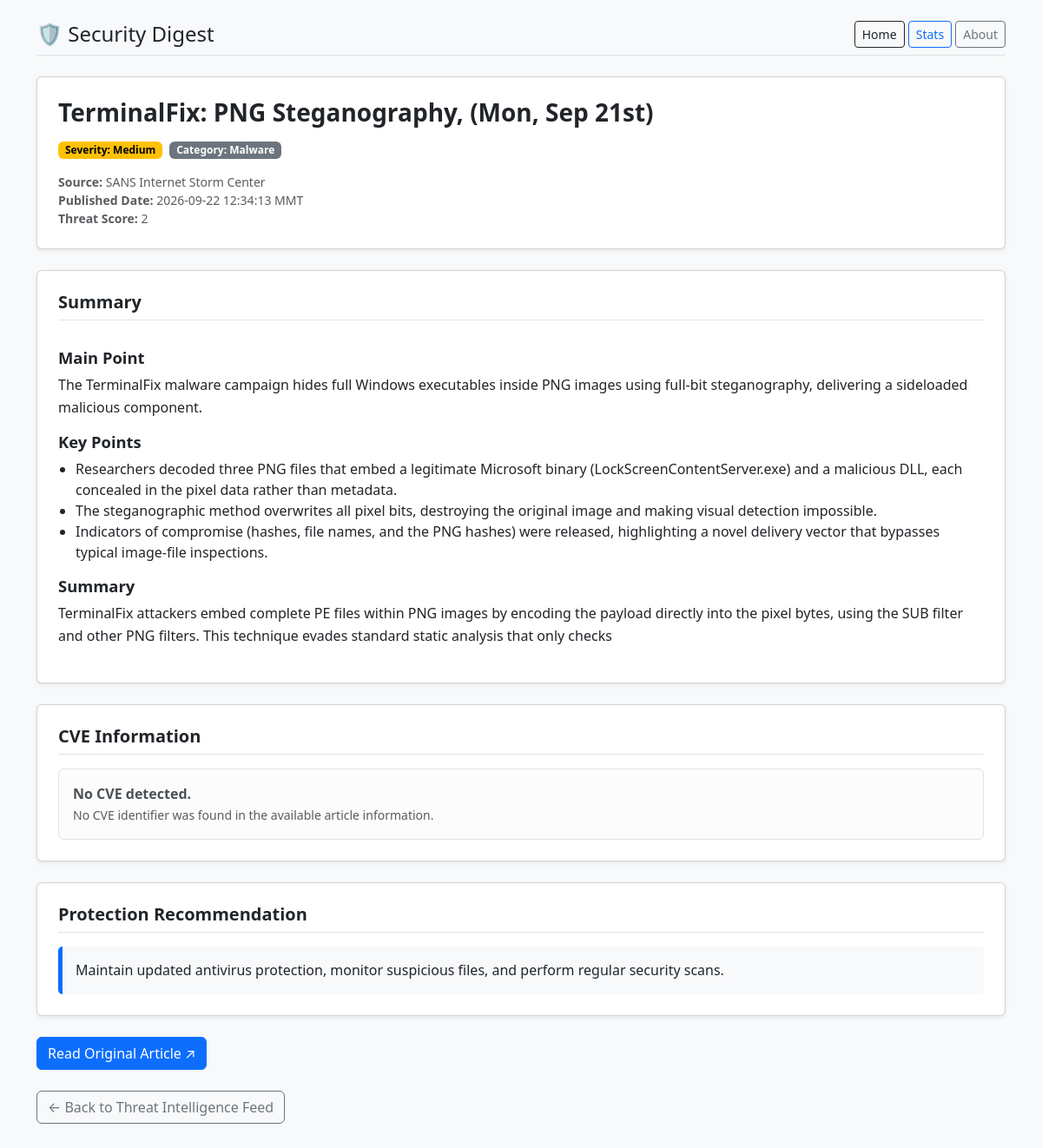
/article/360 (signed in), run on the app's committed database.
### tables this page shows
CREATE TABLE articles (

            id INTEGER PRIMARY KEY AUTOINCREMENT,

            title TEXT NOT NULL,

            url TEXT UNIQUE NOT NULL,

            source TEXT,

            category TEXT,

            published_date TEXT,

            summary TEXT,

            severity TEXT,

            score INTEGER,

            created_at TEXT

        , alert_sent INTEGER DEFAULT 0);

CREATE TABLE recommendations (

            id INTEGER PRIMARY KEY AUTOINCREMENT,

            category TEXT,

            severity TEXT,

            advice TEXT

        );

### dashboard/app.py (the view, shortened to what this page needs)
@app.route("/article/<int:id>")
@login_required
def article(id):
    conn = get_db()
    article_data = conn.execute(
        """
        SELECT *
        FROM articles
        WHERE id = ?
        """,
        (id,)
    ).fetchone()
    conn.close()
    if not article_data:
        return "Article not found", 404
    article_dict = dict(
        article_data
    )
    if article_dict.get("summary"):
        article_dict["summary"] = markdown.markdown(
            article_dict["summary"]
        )
    cve_list = []
    try:
        cve_rows = database.get_cve_by_article(
            id
        )
        if cve_rows:
            for row in cve_rows:
                cve_list.append(
                    dict(row)
                )
    except Exception:
        cve_list = []
    if not cve_list:
        import re
        summary_text = (
            article_data["summary"] or ""
        )
        found_cves = re.findall(
            r"\bCVE-\d{4}-\d{4,}\b",
            summary_text,
            re.IGNORECASE
        )
        seen = set()
    recommendation = None
    try:
        recommendation = database.get_recommendation(
            article_dict.get(
                "category",
                "General Security"
            ),
            article_dict.get(
                "severity",
                "Low"
            )
        )
    except Exception as e:
        print(
            f"Recommendation lookup failed: {e}"
        )
    return render_template(
        "article.html",
        article=article_dict,
        cves=cve_list,
        recommendation=recommendation
    )

### dashboard/app.py (called while the page is built)
def get_db():
    conn = sqlite3.connect(
        DATABASE
    )
    conn.row_factory = sqlite3.Row
    return conn

@login_manager.user_loader
def load_user(user_id):
    user_data = database.get_user_by_id(
        user_id
    )
    if user_data:
        user_dict = dict(
            user_data
        )
        if user_dict["account_status"] == "Disabled":
            return None
        return User(
            user_dict
        )
    return None

@app.after_request
def add_header(response):
    response.headers["Cache-Control"] = (
        "no-cache, no-store, must-revalidate"
    )
    response.headers["Pragma"] = "no-cache"
    response.headers["Expires"] = "0"
    return response

### database.py (called while the page is built, shortened)
def create_connection():
    conn = sqlite3.connect(
        DB_NAME,
        timeout=30
    )
    conn.row_factory = sqlite3.Row
    return conn

def get_cve_by_article(article_id):
    conn = create_connection()
    cursor = conn.cursor()
    try:
        cursor.execute(
            """
            SELECT *
            FROM cve_details
            WHERE article_id=?
            """,
            (article_id,)
        )
        return cursor.fetchall()
    finally:
        conn.close()

def get_recommendation(
    category,
    severity
):
    conn = create_connection()
    cursor = conn.cursor()
    try:
        cursor.execute(
            """
            SELECT advice
            FROM recommendations
            WHERE category=?
            AND severity=?
            LIMIT 1
            """,
            (
                category,
                severity
            )
        )
        result = cursor.fetchone()
        if result:
            return result["advice"]
    finally:
        conn.close()

def get_user_by_id(user_id):
    conn = create_connection()
    cursor = conn.cursor()
    try:
        cursor.execute(
            """
            SELECT *
            FROM users
            WHERE id=?
            """,
            (user_id,)
        )
        return cursor.fetchone()
    finally:
        conn.close()

### dashboard/Templates/article.html (shortened to what this page needs)
<!DOCTYPE html>
<html lang="en">
<head>
    <link
        rel="stylesheet"
        href="https://cdn.jsdelivr.net/npm/bootstrap@5.3.0/dist/css/bootstrap.min.css"
    >
</head>
<body class="container my-4">
    <nav
        class="d-flex justify-content-between align-items-center mb-4 pb-2 border-bottom"
    >
        <h2 class="h4 m-0">
            🛡️ Security Digest
        </h2>
        <div>
            <a
                href="/"
                class="btn btn-outline-dark btn-sm"
            >
                Home
            </a>
            <a
                href="/stats"
                class="btn btn-outline-primary btn-sm"
            >
                Stats
            </a>
            <a
                href="/about"
                class="btn btn-outline-secondary btn-sm"
            >
                About
            </a>
        </div>
    </nav>
    <div class="card p-4 mb-4 shadow-sm">
        <h1 class="h3 fw-bold mb-3">
            {{ article.title }}
        </h1>
        <div
            class="d-flex flex-wrap gap-2 align-items-center mb-3"
        >
            {% if article.severity == 'Critical' %}
                <span
                    class="badge badge-critical px-2 py-1"
                >
                    Severity: Critical
                </span>
            {% elif article.severity == 'High' %}
                <span
                    class="badge badge-high px-2 py-1"
                >
                    Severity: High
                </span>
            {% elif article.severity == 'Medium' %}
                <span
                    class="badge badge-medium px-2 py-1"
                >
                    Severity: Medium
                </span>
            {% else %}
                <span
                    class="badge badge-low px-2 py-1"
                >
                    Severity: Low
                </span>
            {% endif %}
            <span class="badge bg-secondary">
                Category:
                {{
                    article.category
                    if article.category
                    else 'General'
                }}
            </span>
        </div>
        <div class="text-muted small">
            <p class="m-0">
                <strong>Source:</strong>
                {{
                    article.source
                    if article.source
                    else 'N/A'
                }}
            </p>
            <p class="m-0">
                <strong>Published Date:</strong>
                {{
                    article.published_date
                    if article.published_date
                    else article.created_at
                }}
            </p>
            {% if article.score is not none %}
            <p class="m-0">
                <strong>Threat Score:</strong>
                {{ article.score }}
            </p>
            {% endif %}
        </div>
    </div>
    <div class="card p-4 mb-4 shadow-sm">
        <h2
            class="h5 fw-bold border-bottom pb-2 mb-3"
        >
            Summary
        </h2>
        <div class="summary-content">
            {{ article.summary | safe }}
        </div>
    </div>
    <div class="card p-4 mb-4 shadow-sm">
        <h2
            class="h5 fw-bold border-bottom pb-2 mb-3"
        >
            CVE Information
        </h2>
        {% if cves %}
            <p class="text-muted small">
                The following CVE identifier(s) were
                detected in the available article
                information.
            </p>
            {% for cve in cves %}
                <div class="cve-item">
                    <div>
                        <span class="cve-id">
                            {{ cve.cve_id }}
                        </span>
                    </div>
                    {% if cve.cvss_score %}
                        <div class="mt-2">
                            <span class="info-label">
                                CVSS Score:
                            </span>
                            {{ cve.cvss_score }}
                        </div>
                    {% endif %}
                    {% if cve.severity %}
                        <div class="mt-1">
                            <span class="info-label">
                                CVE Severity:
                            </span>
                            {{ cve.severity }}
                        </div>
                    {% endif %}
                    {% if cve.affected_product %}
                        <div class="mt-1">
                            <span class="info-label">
                                Affected Product:
                            </span>
                            {{ cve.affected_product }}
                        </div>
                    {% endif %}
                    {% if cve.description %}
                        <div class="mt-2">
                            <span class="info-label">
                                Description:
                            </span>
                            {{ cve.description }}
                        </div>
                    {% endif %}
                </div>
            {% endfor %}
        {% else %}
            <div class="alert alert-light border mb-0">
                <strong>
                    No CVE detected.
                </strong>
                <br>
                <small class="text-muted">
                    No CVE identifier was found in
                    the available article information.
                </small>
            </div>
        {% endif %}
    </div>
    <div class="card p-4 mb-4 shadow-sm">
        <h2
            class="h5 fw-bold border-bottom pb-2 mb-3"
        >
            Protection Recommendation
        </h2>
        {% if recommendation %}
            <div class="recommendation-box">
                {{ recommendation }}
            </div>
        {% else %}
            <div class="alert alert-light border mb-0">
                No specific protection recommendation
                is available for this article.
            </div>
        {% endif %}
    </div>
    {% if article.url %}
    <div class="mb-4">
        <a
            href="{{ article.url }}"
            target="_blank"
            rel="noopener noreferrer"
            class="btn btn-primary"
        >
            Read Original Article ↗
        </a>
    </div>
    {% endif %}
    <div class="mb-5">
        <a
            href="/"
            class="btn btn-outline-secondary"
        >
            ← Back to Threat Intelligence Feed
        </a>
    </div>
</body>
</html>

### dashboard/Templates/article.html (style rules this page uses)
body { background-color: #f8f9fa; }
.badge-medium { background-color: #ffc107; color: #000; }
.summary-content h1, .summary-content h2, .summary-content h3 { font-size: 1.15rem; font-weight: 700; margin-top: 1rem; margin-bottom: 0.5rem; color: #212529; }
.summary-content ul { padding-left: 1.25rem; margin-bottom: 0.75rem; }
.summary-content p { line-height: 1.6; }
.recommendation-box { background-color: #f8f9fa; border-left: 5px solid #0d6efd; padding: 15px; border-radius: 5px; line-height: 1.6; }

### data on the page
articles: title "TerminalFix: PNG Steganography, (Mon, Sep 21st)", category "Malware", source "SANS Internet Storm Center", published_date "2026-09-22 12:34:13 MMT", score "2", summary "Main Point The TerminalFix malware campaign hides full Windows executables inside PNG images using full‑bit steganography, delivering a sideloaded malicious component. Key Points Researchers decoded three PNG files that embed a legitimate Microsoft binary (LockScreenContentServer.exe) and a malicious DLL, each concealed in the pixel data rather than metadata. The steganographic method overwrites all pixel bits, destroying the original image and making visual detection impossible. Indicators of compromise (hashes, file names, and the PNG hashes) were released, highlighting a novel delivery vector that bypasses typical image‑file inspections. Summary TerminalFix attackers embed complete PE…"
recommendations: advice "Maintain updated antivirus protection, monitor suspicious files, and perform regular security scans."
